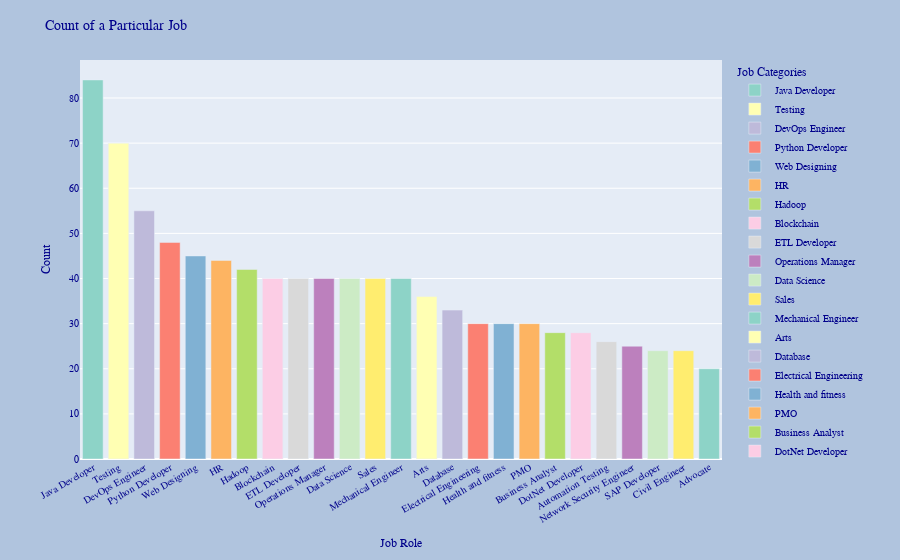

The code cell stored with this chart in its notebook:
### Markdown cell above
## Using plotly to figure out most people have this skilled

### Code cell
import plotly.express as px
import plotly.graph_objects as go
import pandas as pd

# Create summarized data for plotting
plot_data = pd.DataFrame({
    'Category': df['Category'].value_counts().index,
    'Count': df['Category'].value_counts().values
})

# Use plot_data (not df!)
fig = px.bar(plot_data, 
             x='Category', 
             y='Count',
             color='Category', 
             labels={'Category': 'Job', 'Count': 'Count'},
             color_discrete_sequence=px.colors.qualitative.Set3)

# Customize layout
fig.update_layout(
    title='Count of a Particular Job',
    xaxis_title='Job Role',
    yaxis_title='Count',
    legend_title='Job Categories',
    showlegend=True,
    xaxis=dict(tickangle=-30),
    font=dict(family='Photina', size=10, color='DarkBlue'),
    paper_bgcolor='LightSteelBlue'
)

fig.show()

### Figure 1 — Plotly figure (JSON) as saved in the notebook; plotly's stock layout.template omitted (floating-point values rounded to 4 significant figures)
{"data": [{"alignmentgroup": "True", "hovertemplate": "Job=%{x}<br>Count=%{y}<extra></extra>", "legendgroup": "Java Developer", "marker": {"color": "rgb(141,211,199)", "pattern": {"shape": ""}}, "name": "Java Developer", "offsetgroup": "Java Developer", "orientation": "v", "showlegend": true, "textposition": "auto", "type": "bar", "x": ["Java Developer"], "xaxis": "x", "y": [84], "yaxis": "y"}, {"alignmentgroup": "True", "hovertemplate": "Job=%{x}<br>Count=%{y}<extra></extra>", "legendgroup": "Testing", "marker": {"color": "rgb(255,255,179)", "pattern": {"shape": ""}}, "name": "Testing", "offsetgroup": "Testing", "orientation": "v", "showlegend": true, "textposition": "auto", "type": "bar", "x": ["Testing"], "xaxis": "x", "y": [70], "yaxis": "y"}, {"alignmentgroup": "True", "hovertemplate": "Job=%{x}<br>Count=%{y}<extra></extra>", "legendgroup": "DevOps Engineer", "marker": {"color": "rgb(190,186,218)", "pattern": {"shape": ""}}, "name": "DevOps Engineer", "offsetgroup": "DevOps Engineer", "orientation": "v", "showlegend": true, "textposition": "auto", "type": "bar", "x": ["DevOps Engineer"], "xaxis": "x", "y": [55], "yaxis": "y"}, {"alignmentgroup": "True", "hovertemplate": "Job=%{x}<br>Count=%{y}<extra></extra>", "legendgroup": "Python Developer", "marker": {"color": "rgb(251,128,114)", "pattern": {"shape": ""}}, "name": "Python Developer", "offsetgroup": "Python Developer", "orientation": "v", "showlegend": true, "textposition": "auto", "type": "bar", "x": ["Python Developer"], "xaxis": "x", "y": [48], "yaxis": "y"}, {"alignmentgroup": "True", "hovertemplate": "Job=%{x}<br>Count=%{y}<extra></extra>", "legendgroup": "Web Designing", "marker": {"color": "rgb(128,177,211)", "pattern": {"shape": ""}}, "name": "Web Designing", "offsetgroup": "Web Designing", "orientation": "v", "showlegend": true, "textposition": "auto", "type": "bar", "x": ["Web Designing"], "xaxis": "x", "y": [45], "yaxis": "y"}, {"alignmentgroup": "True", "hovertemplate": "Job=%{x}<br>Count=%{y}<extra></extra>", "legendgroup": "HR", "marker": {"color": "rgb(253,180,98)", "pattern": {"shape": ""}}, "name": "HR", "offsetgroup": "HR", "orientation": "v", "showlegend": true, "textposition": "auto", "type": "bar", "x": ["HR"], "xaxis": "x", "y": [44], "yaxis": "y"}, {"alignmentgroup": "True", "hovertemplate": "Job=%{x}<br>Count=%{y}<extra></extra>", "legendgroup": "Hadoop", "marker": {"color": "rgb(179,222,105)", "pattern": {"shape": ""}}, "name": "Hadoop", "offsetgroup": "Hadoop", "orientation": "v", "showlegend": true, "textposition": "auto", "type": "bar", "x": ["Hadoop"], "xaxis": "x", "y": [42], "yaxis": "y"}, {"alignmentgroup": "True", "hovertemplate": "Job=%{x}<br>Count=%{y}<extra></extra>", "legendgroup": "Blockchain", "marker": {"color": "rgb(252,205,229)", "pattern": {"shape": ""}}, "name": "Blockchain", "offsetgroup": "Blockchain", "orientation": "v", "showlegend": true, "textposition": "auto", "type": "bar", "x": ["Blockchain"], "xaxis": "x", "y": [40], "yaxis": "y"}, {"alignmentgroup": "True", "hovertemplate": "Job=%{x}<br>Count=%{y}<extra></extra>", "legendgroup": "ETL Developer", "marker": {"color": "rgb(217,217,217)", "pattern": {"shape": ""}}, "name": "ETL Developer", "offsetgroup": "ETL Developer", "orientation": "v", "showlegend": true, "textposition": "auto", "type": "bar", "x": ["ETL Developer"], "xaxis": "x", "y": [40], "yaxis": "y"}, {"alignmentgroup": "True", "hovertemplate": "Job=%{x}<br>Count=%{y}<extra></extra>", "legendgroup": "Operations Manager", "marker": {"color": "rgb(188,128,189)", "pattern": {"shape": ""}}, "name": "Operations Manager", "offsetgroup": "Operations Manager", "orientation": "v", "showlegend": true, "textposition": "auto", "type": "bar", "x": ["Operations Manager"], "xaxis": "x", "y": [40], "yaxis": "y"}, {"alignmentgroup": "True", "hovertemplate": "Job=%{x}<br>Count=%{y}<extra></extra>", "legendgroup": "Data Science", "marker": {"color": "rgb(204,235,197)", "pattern": {"shape": ""}}, "name": "Data Science", "offsetgroup": "Data Science", "orientation": "v", "showlegend": true, "textposition": "auto", "type": "bar", "x": ["Data Science"], "xaxis": "x", "y": [40], "yaxis": "y"}, {"alignmentgroup": "True", "hovertemplate": "Job=%{x}<br>Count=%{y}<extra></extra>", "legendgroup": "Sales", "marker": {"color": "rgb(255,237,111)", "pattern": {"shape": ""}}, "name": "Sales", "offsetgroup": "Sales", "orientation": "v", "showlegend": true, "textposition": "auto", "type": "bar", "x": ["Sales"], "xaxis": "x", "y": [40], "yaxis": "y"}, {"alignmentgroup": "True", "hovertemplate": "Job=%{x}<br>Count=%{y}<extra></extra>", "legendgroup": "Mechanical Engineer", "marker": {"color": "rgb(141,211,199)", "pattern": {"shape": ""}}, "name": "Mechanical Engineer", "offsetgroup": "Mechanical Engineer", "orientation": "v", "showlegend": true, "textposition": "auto", "type": "bar", "x": ["Mechanical Engineer"], "xaxis": "x", "y": [40], "yaxis": "y"}, {"alignmentgroup": "True", "hovertemplate": "Job=%{x}<br>Count=%{y}<extra></extra>", "legendgroup": "Arts", "marker": {"color": "rgb(255,255,179)", "pattern": {"shape": ""}}, "name": "Arts", "offsetgroup": "Arts", "orientation": "v", "showlegend": true, "textposition": "auto", "type": "bar", "x": ["Arts"], "xaxis": "x", "y": [36], "yaxis": "y"}, {"alignmentgroup": "True", "hovertemplate": "Job=%{x}<br>Count=%{y}<extra></extra>", "legendgroup": "Database", "marker": {"color": "rgb(190,186,218)", "pattern": {"shape": ""}}, "name": "Database", "offsetgroup": "Database", "orientation": "v", "showlegend": true, "textposition": "auto", "type": "bar", "x": ["Database"], "xaxis": "x", "y": [33], "yaxis": "y"}, {"alignmentgroup": "True", "hovertemplate": "Job=%{x}<br>Count=%{y}<extra></extra>", "legendgroup": "Electrical Engineering", "marker": {"color": "rgb(251,128,114)", "pattern": {"shape": ""}}, "name": "Electrical Engineering", "offsetgroup": "Electrical Engineering", "orientation": "v", "showlegend": true, "textposition": "auto", "type": "bar", "x": ["Electrical Engineering"], "xaxis": "x", "y": [30], "yaxis": "y"}, {"alignmentgroup": "True", "hovertemplate": "Job=%{x}<br>Count=%{y}<extra></extra>", "legendgroup": "Health and fitness", "marker": {"color": "rgb(128,177,211)", "pattern": {"shape": ""}}, "name": "Health and fitness", "offsetgroup": "Health and fitness", "orientation": "v", "showlegend": true, "textposition": "auto", "type": "bar", "x": ["Health and fitness"], "xaxis": "x", "y": [30], "yaxis": "y"}, {"alignmentgroup": "True", "hovertemplate": "Job=%{x}<br>Count=%{y}<extra></extra>", "legendgroup": "PMO", "marker": {"color": "rgb(253,180,98)", "pattern": {"shape": ""}}, "name": "PMO", "offsetgroup": "PMO", "orientation": "v", "showlegend": true, "textposition": "auto", "type": "bar", "x": ["PMO"], "xaxis": "x", "y": [30], "yaxis": "y"}, {"alignmentgroup": "True", "hovertemplate": "Job=%{x}<br>Count=%{y}<extra></extra>", "legendgroup": "Business Analyst", "marker": {"color": "rgb(179,222,105)", "pattern": {"shape": ""}}, "name": "Business Analyst", "offsetgroup": "Business Analyst", "orientation": "v", "showlegend": true, "textposition": "auto", "type": "bar", "x": ["Business Analyst"], "xaxis": "x", "y": [28], "yaxis": "y"}, {"alignmentgroup": "True", "hovertemplate": "Job=%{x}<br>Count=%{y}<extra></extra>", "legendgroup": "DotNet Developer", "marker": {"color": "rgb(252,205,229)", "pattern": {"shape": ""}}, "name": "DotNet Developer", "offsetgroup": "DotNet Developer", "orientation": "v", "showlegend": true, "textposition": "auto", "type": "bar", "x": ["DotNet Developer"], "xaxis": "x", "y": [28], "yaxis": "y"}, {"alignmentgroup": "True", "hovertemplate": "Job=%{x}<br>Count=%{y}<extra></extra>", "legendgroup": "Automation Testing", "marker": {"color": "rgb(217,217,217)", "pattern": {"shape": ""}}, "name": "Automation Testing", "offsetgroup": "Automation Testing", "orientation": "v", "showlegend": true, "textposition": "auto", "type": "bar", "x": ["Automation Testing"], "xaxis": "x", "y": [26], "yaxis": "y"}, {"alignmentgroup": "True", "hovertemplate": "Job=%{x}<br>Count=%{y}<extra></extra>", "legendgroup": "Network Security Engineer", "marker": {"color": "rgb(188,128,189)", "pattern": {"shape": ""}}, "name": "Network Security Engineer", "offsetgroup": "Network Security Engineer", "orientation": "v", "showlegend": true, "textposition": "auto", "type": "bar", "x": ["Network Security Engineer"], "xaxis": "x", "y": [25], "yaxis": "y"}, {"alignmentgroup": "True", "hovertemplate": "Job=%{x}<br>Count=%{y}<extra></extra>", "legendgroup": "SAP Developer", "marker": {"color": "rgb(204,235,197)", "pattern": {"shape": ""}}, "name": "SAP Developer", "offsetgroup": "SAP Developer", "orientation": "v", "showlegend": true, "textposition": "auto", "type": "bar", "x": ["SAP Developer"], "xaxis": "x", "y": [24], "yaxis": "y"}, {"alignmentgroup": "True", "hovertemplate": "Job=%{x}<br>Count=%{y}<extra></extra>", "legendgroup": "Civil Engineer", "marker": {"color": "rgb(255,237,111)", "pattern": {"shape": ""}}, "name": "Civil Engineer", "offsetgroup": "Civil Engineer", "orientation": "v", "showlegend": true, "textposition": "auto", "type": "bar", "x": ["Civil Engineer"], "xaxis": "x", "y": [24], "yaxis": "y"}, {"alignmentgroup": "True", "hovertemplate": "Job=%{x}<br>Count=%{y}<extra></extra>", "legendgroup": "Advocate", "marker": {"color": "rgb(141,211,199)", "pattern": {"shape": ""}}, "name": "Advocate", "offsetgroup": "Advocate", "orientation": "v", "showlegend": true, "textposition": "auto", "type": "bar", "x": ["Advocate"], "xaxis": "x", "y": [20], "yaxis": "y"}], "layout": {"barmode": "relative", "font": {"color": "DarkBlue", "family": "Photina", "size": 10}, "legend": {"title": {"text": "Job Categories"}, "tracegroupgap": 0}, "margin": {"t": 60}, "paper_bgcolor": "LightSteelBlue", "showlegend": true, "title": {"text": "Count of a Particular Job"}, "xaxis": {"anchor": "y", "categoryarray": ["Java Developer", "Testing", "DevOps Engineer", "Python Developer", "Web Designing", "HR", "Hadoop", "Blockchain", "ETL Developer", "Operations Manager", "Data Science", "Sales", "Mechanical Engineer", "Arts", "Database", "Electrical Engineering", "Health and fitness", "PMO", "Business Analyst", "DotNet Developer", "Automation Testing", "Network Security Engineer", "SAP Developer", "Civil Engineer", "Advocate"], "categoryorder": "array", "domain": [0, 1], "tickangle": -30, "title": {"text": "Job Role"}}, "yaxis": {"anchor": "x", "domain": [0, 1], "title": {"text": "Count"}}}}
